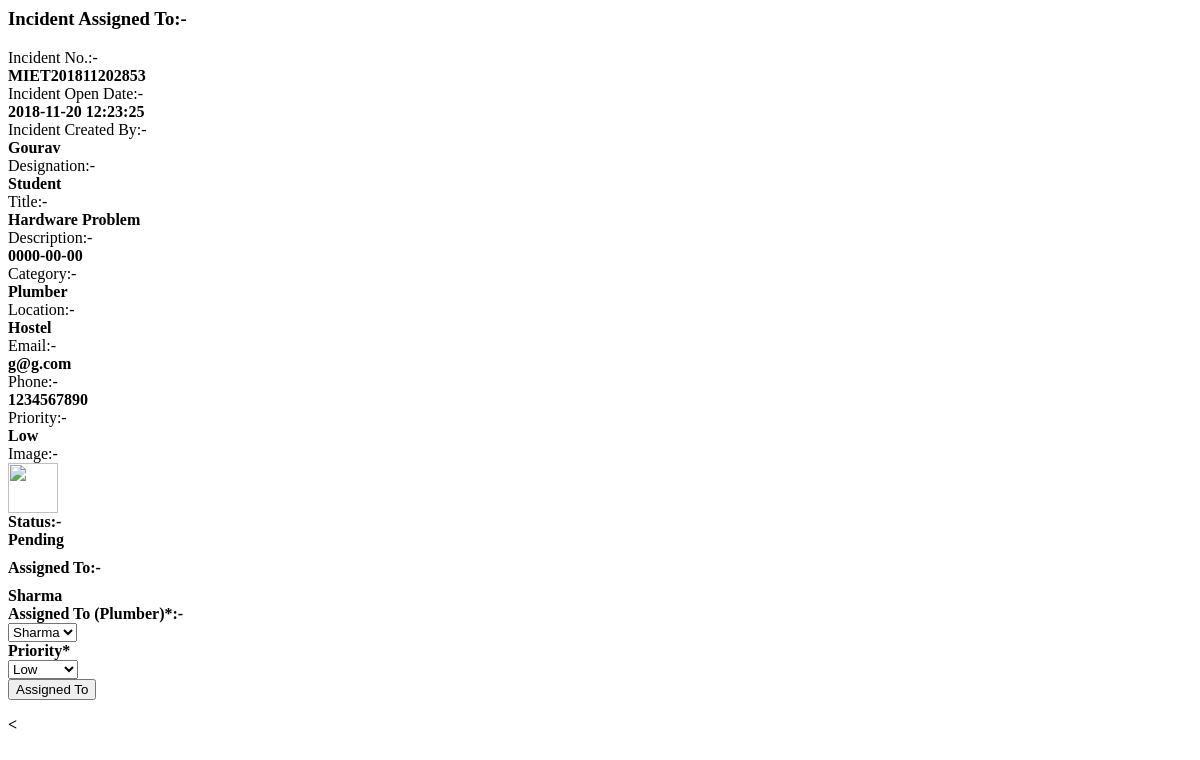
The page /update_incident.php?id=3 on the database its author committed.
### tables this page shows
CREATE TABLE `incident_records` (
  `id` int(11) NOT NULL,
  `incident_created_by` varchar(255) NOT NULL,
  `title` varchar(255) NOT NULL,
  `designation` varchar(255) NOT NULL,
  `email` varchar(255) NOT NULL,
  `phone` varchar(255) NOT NULL,
  `priority` varchar(255) NOT NULL,
  `status` varchar(255) NOT NULL,
  `location` varchar(255) NOT NULL,
  `category` varchar(255) NOT NULL,
  `description` varchar(255) NOT NULL,
  `incident_open_date` varchar(255) NOT NULL,
  `incident_closed_date` varchar(255) NOT NULL,
  `incident_no` varchar(255) NOT NULL,
  `userid` varchar(255) NOT NULL,
  `assigned_to` varchar(255) NOT NULL,
  `handler_id` varchar(255) NOT NULL,
  `image` varchar(255) NOT NULL
);

CREATE TABLE `handler_registration` (
  `id` int(11) NOT NULL,
  `name` varchar(255) NOT NULL,
  `designation` varchar(255) NOT NULL,
  `email` varchar(255) NOT NULL,
  `phone` varchar(255) NOT NULL,
  `password` varchar(255) NOT NULL,
  `type` varchar(255) NOT NULL
);

### update_incident.php (the view, shortened to what this page needs)
<?php
  if(isset($_REQUEST['id']))
	 $id=$_REQUEST['id'];
else
	$id="";
$fetch_query="select * from incident_records where id=$id";
$rid=mysqli_query($link,$fetch_query);
$datainfo=mysqli_fetch_array($rid);
 ?>
    <section id="main-content">
      <section class="wrapper">
        <div class="row">
          <div class="col-lg-12">
            <h3 class="page-header"><i class="fa fa-files-o"></i> Incident Assigned To:-</h3>
          </div>
        </div>
        <div class="row">
          <div class="col-lg-12">
            <section class="panel">
              <div class="panel-body">
                <div class="form">
                  <form class="form-validate form-horizontal" id="register_form" method="post" action="">
				  <div class="form-group ">
                      <div class="col-lg-10">
					  <div class="col-md-5">Incident No.:-</div><div class="col-md-5"><strong><?php echo $datainfo['incident_no'];?></strong></div>
					  <div class="col-md-5">Incident Open Date:-</div><div class="col-md-5"><strong><?php echo $datainfo['incident_open_date'];?></strong></div>
					  <div class="col-md-5">Incident Created By:-</div><div class="col-md-5"><strong><?php echo $datainfo['incident_created_by'];?></strong></div>
					  <div class="col-md-5">Designation:-</div><div class="col-md-5"><strong><?php echo $datainfo['designation'];?></strong></div>
					  <div class="col-md-5">Title:-</div><div class="col-md-5"><strong><?php echo $datainfo['title'];?></strong></div>
					  <div class="col-md-5">Description:-</div><div class="col-md-5"><strong><?php echo $datainfo['description'];?></strong></div>
					  <div class="col-md-5">Category:-</div><div class="col-md-5"><strong><?php echo $datainfo['category'];?></strong></div>
					  <div class="col-md-5">Location:-</div><div class="col-md-5"><strong><?php echo $datainfo['location'];?></strong></div>
					  <div class="col-md-5">Email:-</div><div class="col-md-5"><strong><?php echo $datainfo['email'];?></strong></div>
					  <div class="col-md-5">Phone:-</div><div class="col-md-5"><strong><?php echo $datainfo['phone'];?></strong></div>
					  <div class="col-md-5">Priority:-</div><div class="col-md-5"><strong><?php echo $datainfo['priority'];?></strong></div>
					  <div class="col-md-5">Image:-</div><div class="col-md-5"><strong><a href="javascript:void(0)"onclick="document.getElementById('light').style.display='block';document.getElementById('fade').style.display='block'"><img class="imgimg"src="upload/<?php  echo $datainfo['image']; ?>"></a> </div>
					  <div class="col-md-5">Status:-</div><div style="width:20%;"  <?php if($datainfo['status']=='Closed') { ?>class="col-md-5 btn btn-success" <?php } elseif($datainfo['status']=='Processing') { ?>class="col-md-5 btn btn-warning"
	 <?php } else { ?>   class="col-md-5 btn btn-danger"  <?php }?>><strong><?php echo $datainfo['status'];?></strong></div>
					  <?php if($datainfo['assigned_to']!="") { ?><div style="margin-top:10px" class="col-md-5">Assigned To:-</div><div style="width:20%;margin-top:10px" class="col-md-5 btn btn-primary"><strong><?php echo $datainfo['assigned_to'];?></strong></div><?php }?>
                      </div>
                    </div>
					<div class="form-group">
                    <label class="control-label col-lg-2" for="inputSuccess">Assigned To (<?php echo $datainfo['category'];?>)*:-</label>
                    <div class="col-lg-10">
                     <?php
$cat=$datainfo['category'];
					 $query="SELECT * FROM handler_registration where designation='$cat'";
$result = mysqli_query($link,$query);
echo "<select name='handler_id' id='handler_id' required class='form-control'    >";
while($nt=mysqli_fetch_array($result)){
?>
<option value="<?php echo $nt['id']; echo"-";echo $nt['name']; ?>" <?php if($nt['id']==$datainfo['handler_id']) { echo "selected"; } ?>  ><?php echo $nt['name'] ?></option>
<?php
}
echo "</select>"; ?>
                    </div>
                  </div>
					<div class="form-group">
                    <label class="control-label col-lg-2" for="inputSuccess">Priority*</label>
                    <div class="col-lg-10">
                      <select class="form-control m-bot15" name="priority" required >
                                              <option value="Low" <?php if($datainfo['priority']=="Low") echo 'selected="selected"';?>>Low</option>
                                          </select>
                    </div>
                  </div>
                    <div class="form-group">
                      <div class="col-lg-offset-2 col-lg-10">
                        <input class="btn btn-primary" name="submit" Value="Assigned To" type="submit">
                      </div>
                    </div>
                  </form>
                </div>
              </div>
            </section>
          </div>
        </div>
      </section>
    </section>
  <<script src="js/fullcalendar.min.js"></script>
</body>
</html>

### update_incident.php (style rules this page uses)
.imgimg { width:50px;height:50px;cursor:pointer }

### rows shown on the page
incident_records: incident_no "MIET201811202853", incident_open_date "2018-11-20 12:23:25", incident_created_by "Gourav", designation "Student", title "Hardware Problem", description "0000-00-00", category "Plumber", location "Hostel", email "g@g.com", phone "1234567890", priority "Low", status "Pending", assigned_to "Sharma", handler_id "Sharma"
